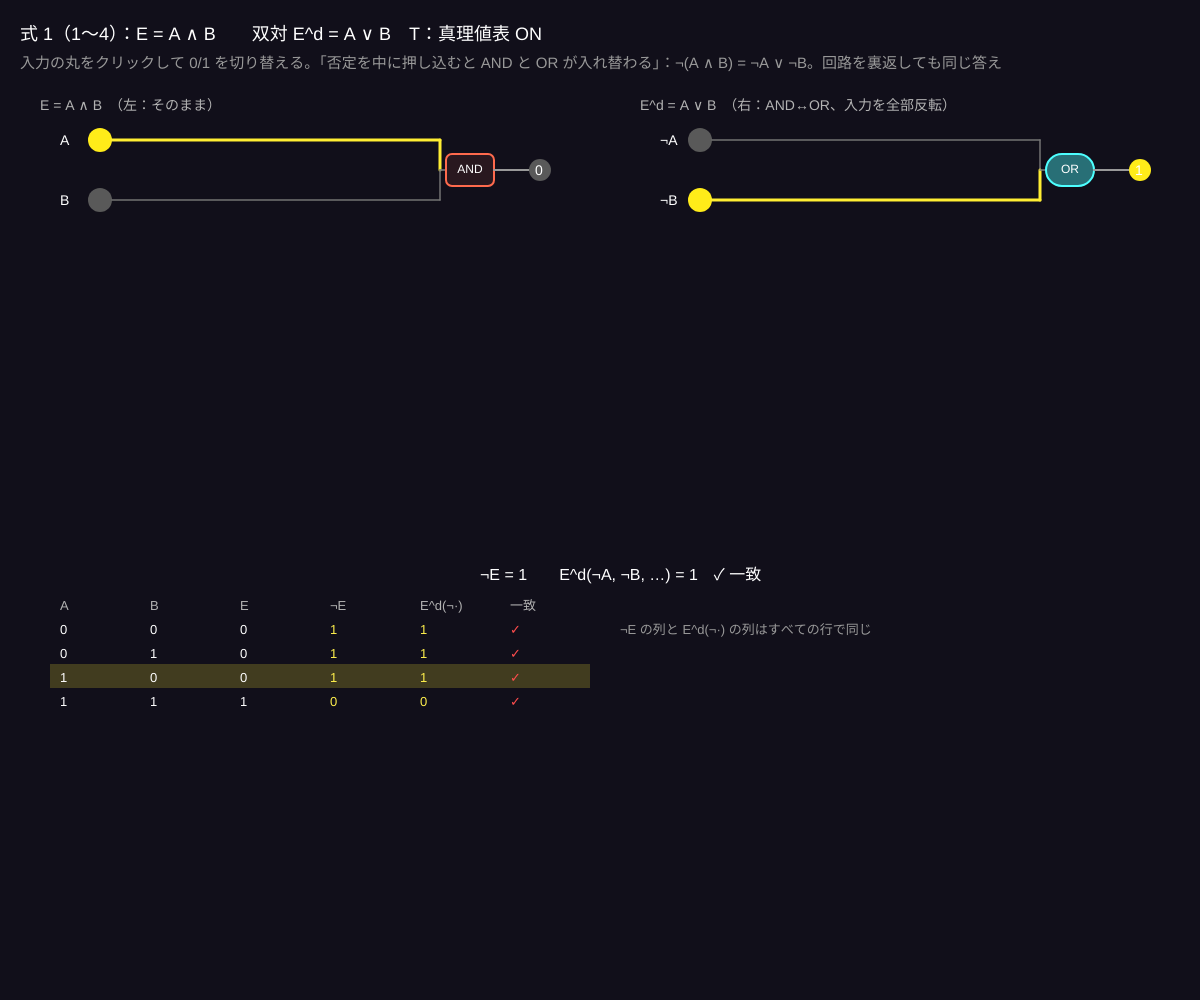
Frame 1 (no input)
Frame 60 (no input): identical to frame 1, image omitted
Frame 120 (the mouse pressed at the canvas centre since frame 60): identical to frame 1, image omitted

The p5.js sketch that drew this single still picture (run headless with seeded random() and noise() and a simulated clock; from frame 60 on, the mouse is pressed at the canvas centre):

// p5.js sketch
// ── sketch.js
// ============================================
// 09 論理とブール代数の双対：ド・モルガン則
// 式 E の「双対」E^d = AND と OR を入れ替えた式（0 と 1 も入れ替える）
//   ド・モルガン：¬E(A, B, C) = E^d(¬A, ¬B, ¬C)　　左の回路の出力を反転 = 右の回路（入力を全部反転）の出力
//   真理値表で全部の行を比べると一致する。双対の双対は元の式
// 入力の丸をクリック = 0/1 切替 / 1〜4 = 式 / T = 真理値表
// ============================================

let exprNo = 1;
let inputs = { A: 1, B: 0, C: 1 };
let showTable = true;
let exprs = [
  ['and', 'A', 'B'],
  ['or', ['and', 'A', 'B'], 'C'],
  ['and', ['or', 'A', 'B'], ['or', ['not', 'A'], 'C']],
  ['or', ['and', 'A', ['not', 'B']], ['and', 'B', 'C'], ['not', 'C']],
];
let inputPos = {};   // 入力の丸の位置（クリック判定）

function setup() {
  createCanvas(windowWidth, windowHeight);
  colorMode(HSB, 360, 100, 100, 100);
}

// ★ 式の評価と双対化
function evalE(e, env) {
  if (typeof e === 'string') return env[e];
  if (e[0] === 'not') return 1 - evalE(e[1], env);
  if (e[0] === 'and') return e.slice(1).every((s) => evalE(s, env)) ? 1 : 0;
  return e.slice(1).some((s) => evalE(s, env)) ? 1 : 0;
}
function dual(e) {
  if (typeof e === 'string') return e;
  if (e[0] === 'not') return ['not', dual(e[1])];
  return [e[0] === 'and' ? 'or' : 'and', ...e.slice(1).map(dual)];
}
function toStr(e, top = true) {
  if (typeof e === 'string') return e;
  if (e[0] === 'not') return '¬' + toStr(e[1], false);
  let s = e.slice(1).map((x) => toStr(x, false)).join(e[0] === 'and' ? ' ∧ ' : ' ∨ ');
  return top ? s : '(' + s + ')';
}
function varsOf(e, out = new Set()) { if (typeof e === 'string') out.add(e); else e.slice(1).forEach((s) => varsOf(s, out)); return out; }
function depthOf(e) { return typeof e === 'string' ? 0 : 1 + Math.max(...e.slice(1).map(depthOf)); }
function leavesOf(e) { return typeof e === 'string' ? 1 : e.slice(1).reduce((s, x) => s + leavesOf(x), 0); }

// ★ 回路を描く：入力を左、出力を右。各ノードは [x, y] に置き、値で色をつける
//   invertIn = 入力を反転して与える（右側の回路）、x0..x1 は横幅、y0..y1 は縦幅
function drawCircuit(e, env, x0, y0, x1, y1, invertIn, label) {
  let D = depthOf(e), colW = (x1 - x0 - 120) / Math.max(D, 1);
  noStroke(); fill(0, 0, 70); textSize(14); text(label, x0, y0 - 10);
  let row = { y: y0 + 20 };
  let env2 = {}; for (let k in env) env2[k] = invertIn ? 1 - env[k] : env[k];
  let out = layout(e, env2, x0 + 60, x1 - 60, y0 + 20, y1, D, row, invertIn, x0);
  // 出力
  stroke(0, 0, 60); strokeWeight(2); line(out.x, out.y, x1 - 20, out.y);
  noStroke(); fill(out.v ? 55 : 0, out.v ? 90 : 0, out.v ? 100 : 35); circle(x1 - 20, out.y, 22);
  fill(0, 0, 100); textSize(14); text(out.v, x1 - 25, out.y + 5);
  return out;
}
function layout(e, env, x0, x1, y0, y1, D, row, invertIn, leftX) {
  if (typeof e === 'string') {
    let y = row.y; row.y += 60;
    let v = env[e];
    // 入力の丸（反転ならバーを描く）
    noStroke(); fill(v ? 55 : 0, v ? 90 : 0, v ? 100 : 35); circle(x0, y, 24);
    fill(0, 0, 100); textSize(14); text((invertIn ? '¬' : '') + e, x0 - 40, y + 5);
    if (!invertIn) (inputPos[e] = inputPos[e] || []).push({ x: x0, y });
    return { x: x0 + 12, y, v };
  }
  let kids = e.slice(1).map((s) => layout(s, env, x0, x1, y0, y1, D, row, invertIn, leftX));
  let gx = x0 + 60 + depthOf(e) * ((x1 - x0 - 60) / D) - 30;   // 深さ 1 が入力のすぐ右、いちばん深い式（出力）が右端
  let gy = kids.reduce((s, k) => s + k.y, 0) / kids.length;
  let v = evalE(e, env);
  // 配線
  for (let k of kids) { stroke(k.v ? 55 : 0, k.v ? 80 : 0, k.v ? 100 : 45); strokeWeight(k.v ? 3 : 1.5); line(k.x, k.y, gx - 30, k.y); line(gx - 30, k.y, gx - 30, gy); }
  stroke(0, 0, 50); strokeWeight(1.5); line(gx - 30, gy, gx - 24, gy);
  // ゲート
  let hue = e[0] === 'and' ? 10 : e[0] === 'or' ? 180 : 300;
  stroke(hue, 70, 100); strokeWeight(2); fill(hue, 70, 100, v ? 40 : 10);
  rect(gx - 24, gy - 16, 48, 32, e[0] === 'or' ? 16 : 6);
  noStroke(); fill(0, 0, 100); textSize(12); textAlign(CENTER, CENTER); text(e[0].toUpperCase(), gx, gy); textAlign(LEFT, BASELINE);
  return { x: gx + 24, y: gy, v };
}

function draw() {
  background(250, 40, 10);
  let e = exprs[exprNo - 1], ed = dual(e);
  let vars = [...varsOf(e)].sort();
  inputPos = {};
  let midX = width / 2, top = 120, bottom = showTable ? height * 0.55 : height - 40;
  let outL = drawCircuit(e, inputs, 40, top, midX - 40, bottom, false, 'E = ' + toStr(e) + '　（左：そのまま）');
  let outR = drawCircuit(ed, inputs, midX + 40, top, width - 40, bottom, true, 'E^d = ' + toStr(ed) + '　（右：AND↔OR、入力を全部反転）');
  // 中央で比較：¬E と E^d(¬·)
  noStroke(); fill(0, 0, 100); textSize(16);
  let ok = 1 - outL.v === outR.v;
  text('¬E = ' + (1 - outL.v) + '　　E^d(¬A, ¬B, …) = ' + outR.v + (ok ? '　✓ 一致' : '　✗'), midX - 120, bottom + 30);

  // 真理値表
  if (showTable) {
    let rows = 1 << vars.length, ty = height * 0.55 + 60, rh = Math.min(24, (height - ty - 30) / (rows + 1));
    let cols = [...vars, 'E', '¬E', 'E^d(¬·)', '一致'];
    textSize(13);
    for (let ci = 0; ci < cols.length; ci++) { fill(0, 0, 70); text(cols[ci], 60 + ci * 90, ty); }
    for (let r = 0; r < rows; r++) {
      let env = {}; vars.forEach((v, i) => (env[v] = (r >> (vars.length - 1 - i)) & 1));
      let envN = {}; for (let k in env) envN[k] = 1 - env[k];
      let vE = evalE(e, env), vD = evalE(ed, envN);
      let current = vars.every((v) => env[v] === inputs[v]);
      let yy = ty + (r + 1) * rh;
      if (current) { noStroke(); fill(55, 80, 100, 20); rect(50, yy - rh + 6, cols.length * 90, rh); }
      let vals = [...vars.map((v) => env[v]), vE, 1 - vE, vD, 1 - vE === vD ? '✓' : '✗'];
      for (let ci = 0; ci < vals.length; ci++) { fill(ci >= vars.length ? (ci === vars.length + 1 || ci === vars.length + 2 ? 55 : 0) : 0, ci >= vars.length + 1 ? 70 : 0, 100); text(vals[ci], 60 + ci * 90, yy); }
    }
    fill(0, 0, 60); textSize(13); text('¬E の列と E^d(¬·) の列はすべての行で同じ', 60 + cols.length * 90 + 20, ty + rh);
  }

  noStroke(); fill(0, 0, 100); textSize(18);
  text('式 ' + exprNo + '（1〜4）：E = ' + toStr(e) + '　　双対 E^d = ' + toStr(ed) + '　T：真理値表 ' + (showTable ? 'ON' : 'off'), 20, 40);
  fill(0, 0, 60); textSize(15);
  text('入力の丸をクリックして 0/1 を切り替える。「否定を中に押し込むと AND と OR が入れ替わる」：¬(A ∧ B) = ¬A ∨ ¬B。回路を裏返しても同じ答え', 20, 68);
}

function mousePressed() {
  for (let k in inputPos) if (inputPos[k].some((p) => dist(mouseX, mouseY, p.x, p.y) < 18)) inputs[k] = 1 - inputs[k];
}
function keyPressed() {
  if (key >= '1' && key <= '4') exprNo = int(key);
  if (key === 't' || key === 'T') showTable = !showTable;
}

// ---------- やってみよう ----------
// 1. 式 1 で 4 通りの入力をすべて試す。¬(A ∧ B) と ¬A ∨ ¬B の真理値表が同じ
// 2. exprs に自分の式を足す（['or', 'A', ['not', ['and', 'B', 'C']]] など）。双対が自動で出る
// 3. 定数 0・1 も双対では入れ替わる：A ∨ 1 = 1 の双対は A ∧ 0 = 0。式に定数を足すなら eval も直そう
// 4. 集合の世界では ∧ = ∩、∨ = ∪、¬ = 補集合。ベン図で同じ法則を描いてみよう
